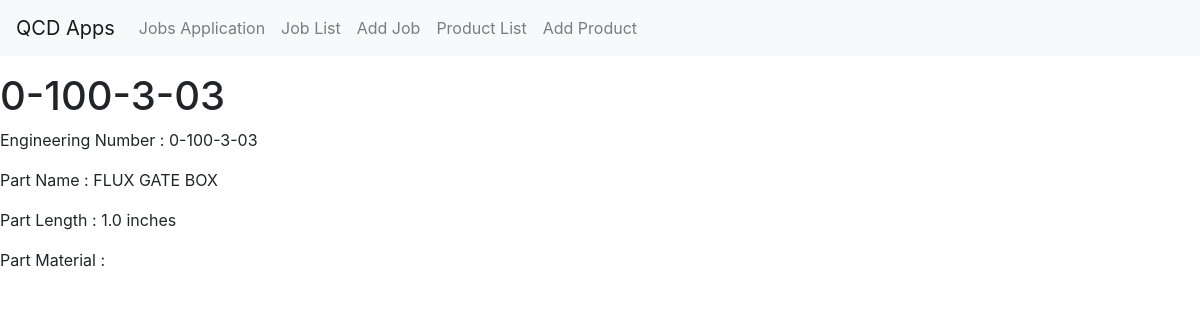
Page /jobs/products/0-100-3-03/ on the committed database.
### jobs/models.py (models this page shows, shortened)
class Product(models.Model):
    qb_number = models.CharField(max_length=50, unique=True,
                                 verbose_name="Quick Books Number")
    eng_number = models.CharField(max_length=50,
                                  verbose_name="Engineering Number")
    part_name = models.CharField(max_length=200,
                                 verbose_name="Part Name")
    part_length = models.FloatField(max_length=10, blank=True,
                                    verbose_name="Part Length (inches)")
    part_material = models.CharField(max_length=20, blank=True,
                                     verbose_name="Part Material")
    class Meta:
        ordering = ['qb_number']

### jobs/views.py (the view)
# urls.py: path('products/<str:qb_number>/', views.product_detail, name="product_detail"),
def product_detail(request, qb_number):
    product = Product.objects.get(qb_number=qb_number)
    if product.qb_number == qb_number:
        return render(request, 'product_details.html', {'product': product})
    else:
        return render(request, 'products.html', {})

### jobs/templates/product_details.html (shortened to what this page needs)
{% extends 'base.html' %}
{% load static %}
{% block page_content %}
    <h1>{{ product.qb_number }}</h1>
    <p>Engineering Number : {{ product.eng_number }}</p>
    <p>Part Name : {{ product.part_name }}</p>
    <p>Part Length : {{ product.part_length }} inches</p>
    <p>Part Material : {{ product.part_material }}</p>
{% endblock %}

### rows in the picture
Product: qb_number "0-100-3-03", eng_number "0-100-3-03", part_name "FLUX GATE BOX", part_length "1.0"
